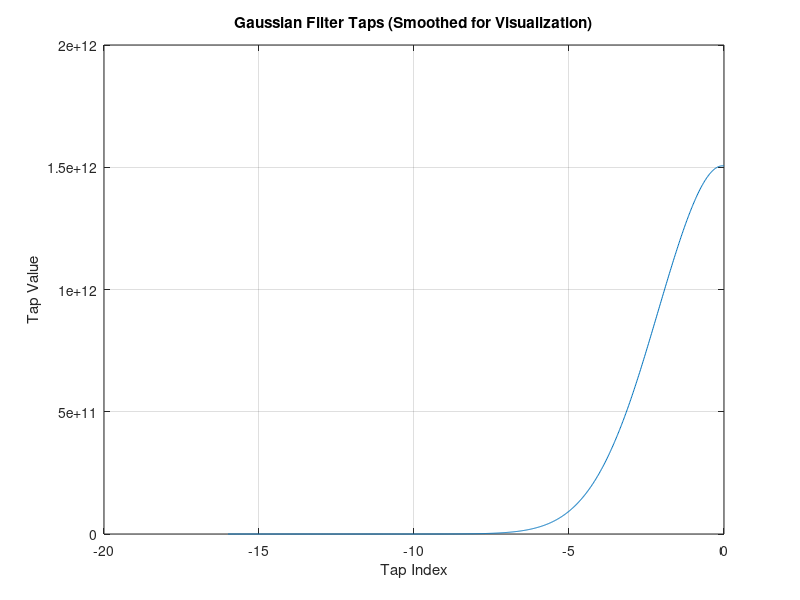

Here is the MATLAB script that generated this plot:
clc;            % Clean the command window
clear;          % Remove all variables from the workspace
close all;      % Close any open figures

% ---------------- BLE Parameters ----------------
% Define the tap indices of the Gaussian filter
k = -16:1:0;

% Oversampling ratio used in the system
OSR = 8;

% Sampling time (1 microsecond)
Ts = 1e-6;

% Bandwidth–time product for BLE Gaussian filtering
BTs = 0.5;

% ---------------- Generate Gaussian Filter Taps ----------------
% Constant term used to normalize the Gaussian pulse
m = sqrt(2*pi / log(2)) * (BTs / Ts);

% Exponent part of the Gaussian equation
x = ( sqrt( 2 / log(2) ) * pi * BTs * k / OSR ) .^ 2;

% Actual Gaussian filter taps (floating-point)
h_k = m * exp(-x);

% ---------------- Convert Taps to Integer Values ----------------
% Scale the taps so they can be used later in RTL / simulation
scale = 1e6;

% Quantize the taps to integer values
h_k_int = round(h_k * scale);

% ---------------- Smooth Plot (Visualization Only) ----------------
% Create a finer index just to make the curve look smooth
k_fine = linspace(min(k), max(k), 1000);

% Interpolate between taps to get a smooth-looking curve
% (This does NOT change the actual tap values)
h_k_int_smooth = interp1(k, h_k_int, k_fine, 'spline');

% Plot the smoothed Gaussian response
plot(k_fine, h_k_int_smooth)
grid on
xlabel('Tap Index')
ylabel('Tap Value')
title('Gaussian Filter Taps (Smoothed for Visualization)')

% ---------------- Save Taps to File ----------------
% Open a text file to store the tap values
fid = fopen('C:\Users\Lenovo\Downloads\University\Semester_9\Graduation_Project\Codes\taps.txt','w');

% Write the integer taps in hexadecimal format (hardware-friendly)
fprintf(fid, '%X\n', h_k_int);

% Close the file after writing
fclose(fid);
